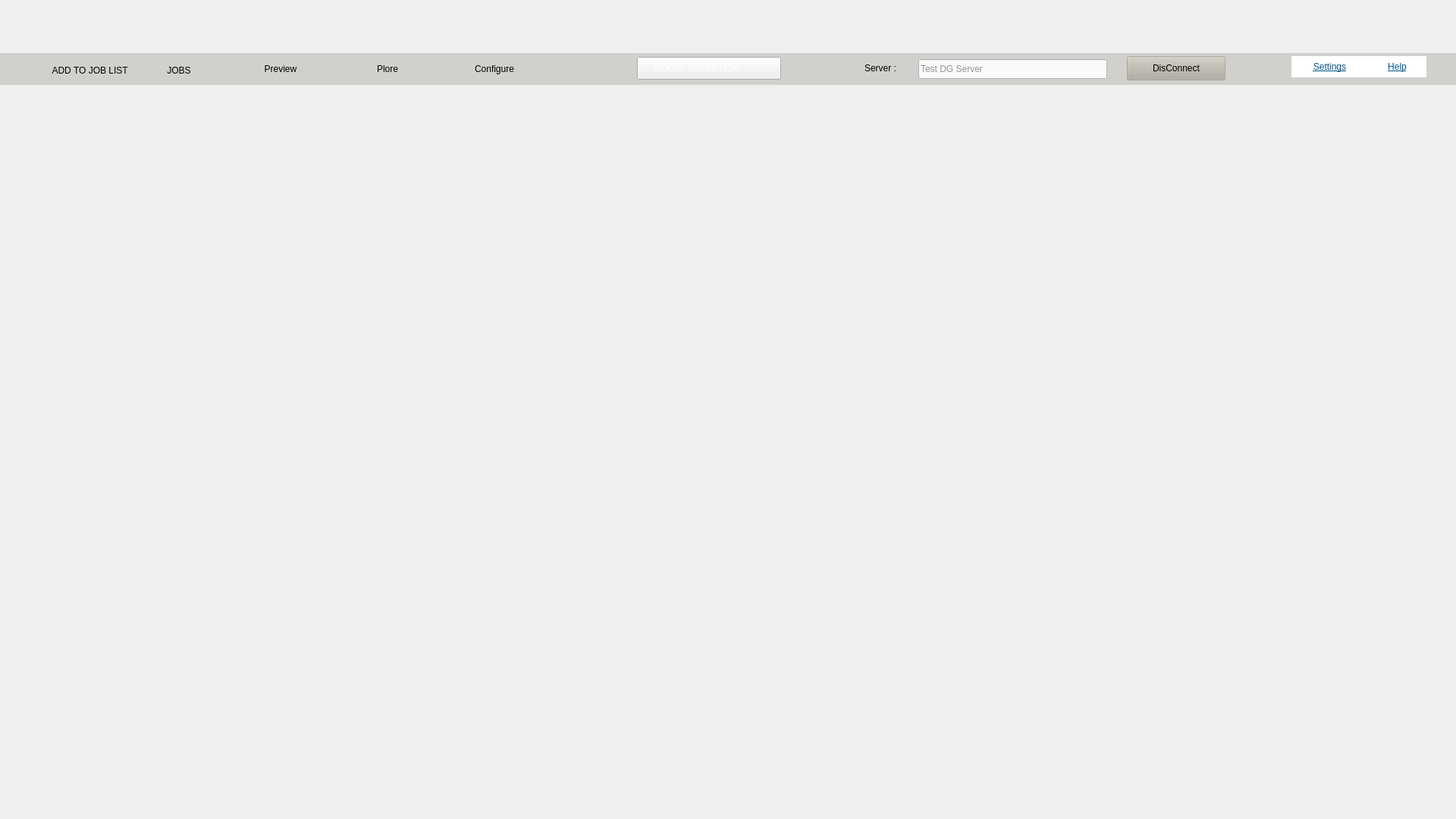
<?xml version="1.0" encoding="UTF-8"?>
<ui version="4.0">
 <class>CoverCotrolPane</class>
 <widget class="QWidget" name="CoverCotrolPane">
  <property name="geometry">
   <rect>
    <x>0</x>
    <y>0</y>
    <width>1920</width>
    <height>1080</height>
   </rect>
  </property>
  <property name="windowTitle">
   <string>Form</string>
  </property>
  <widget class="QWidget" name="background" native="true">
   <property name="geometry">
    <rect>
     <x>0</x>
     <y>0</y>
     <width>1920</width>
     <height>1080</height>
    </rect>
   </property>
   <property name="styleSheet">
    <string notr="true"/>
   </property>
   <widget class="QWidget" name="widget" native="true">
    <property name="geometry">
     <rect>
      <x>0</x>
      <y>70</y>
      <width>1920</width>
      <height>42</height>
     </rect>
    </property>
    <property name="styleSheet">
     <string notr="true">#widget{
	background-color: rgba(177, 173, 163, 120);
}</string>
    </property>
    <widget class="QGroupBox" name="groupBox">
     <property name="geometry">
      <rect>
       <x>300</x>
       <y>2</y>
       <width>422</width>
       <height>37</height>
      </rect>
     </property>
     <property name="styleSheet">
      <string notr="true">background-color: rgba(255, 255, 255, 0);
border: 0px;</string>
     </property>
     <property name="title">
      <string/>
     </property>
     <property name="checkable">
      <bool>false</bool>
     </property>
     <widget class="QPushButton" name="previewbtn">
      <property name="geometry">
       <rect>
        <x>0</x>
        <y>0</y>
        <width>140</width>
        <height>37</height>
       </rect>
      </property>
      <property name="styleSheet">
       <string notr="true">QPushButton{
	border-image: url(:/configure/Resource/configure/tab_option_2_u8.png);
	font: 14pt &quot;Arial&quot;;
}

QPushButton:checked{
	border-image: url(:/configure/Resource/configure/selected_tab_u13.png);
}

</string>
      </property>
      <property name="text">
       <string>Preview</string>
      </property>
      <property name="checkable">
       <bool>true</bool>
      </property>
      <property name="checked">
       <bool>true</bool>
      </property>
      <property name="autoExclusive">
       <bool>true</bool>
      </property>
     </widget>
     <widget class="QPushButton" name="plorebtn">
      <property name="geometry">
       <rect>
        <x>141</x>
        <y>0</y>
        <width>140</width>
        <height>37</height>
       </rect>
      </property>
      <property name="styleSheet">
       <string notr="true">QPushButton{
	border-image: url(:/configure/Resource/configure/tab_option_2_u8.png);
	font: 14pt &quot;Arial&quot;;
}

QPushButton:checked{
	border-image: url(:/configure/Resource/configure/selected_tab_u13.png);
}
</string>
      </property>
      <property name="text">
       <string>Plore</string>
      </property>
      <property name="checkable">
       <bool>true</bool>
      </property>
      <property name="checked">
       <bool>false</bool>
      </property>
      <property name="autoExclusive">
       <bool>true</bool>
      </property>
     </widget>
     <widget class="QPushButton" name="configurebtn">
      <property name="geometry">
       <rect>
        <x>282</x>
        <y>0</y>
        <width>140</width>
        <height>37</height>
       </rect>
      </property>
      <property name="styleSheet">
       <string notr="true">QPushButton{
	border-image: url(:/configure/Resource/configure/tab_option_2_u8.png);
	font: 14pt &quot;Arial&quot;;
}

QPushButton:checked{
	border-image: url(:/configure/Resource/configure/selected_tab_u13.png);
}
</string>
      </property>
      <property name="text">
       <string>Configure</string>
      </property>
      <property name="checkable">
       <bool>true</bool>
      </property>
      <property name="autoExclusive">
       <bool>true</bool>
      </property>
     </widget>
    </widget>
    <widget class="QGroupBox" name="jobsgrpbtn">
     <property name="geometry">
      <rect>
       <x>24</x>
       <y>5</y>
       <width>242</width>
       <height>36</height>
      </rect>
     </property>
     <property name="styleSheet">
      <string notr="true">QGroupBox#jobsgrpbtn{
	border: 0px;
	background-color: transparent;
}</string>
     </property>
     <property name="title">
      <string/>
     </property>
     <widget class="QPushButton" name="addbtn">
      <property name="geometry">
       <rect>
        <x>0</x>
        <y>0</y>
        <width>180</width>
        <height>36</height>
       </rect>
      </property>
      <property name="styleSheet">
       <string notr="true">QPushButton{
	color:rgb(0, 0, 0);
	font: 75 10pt &quot;Arial&quot;;
	border-image: url(:/configure/Resource/configure/u261.png);
    border-top-left-radius: 4px;
    border-top-right-radius: 4px;
}

QPushButton:checked{
	color:rgb(255, 255, 255);
	border-image: url(:/configure/Resource/configure/u218.png);
}

</string>
      </property>
      <property name="text">
       <string>   ADD TO JOB LIST</string>
      </property>
      <property name="icon">
       <iconset>
        <normalon>:/configure/Resource/configure/u301.png</normalon>
        <selectedon>:/configure/Resource/configure/u220.png</selectedon>
       </iconset>
      </property>
      <property name="iconSize">
       <size>
        <width>24</width>
        <height>24</height>
       </size>
      </property>
      <property name="checkable">
       <bool>true</bool>
      </property>
      <property name="checked">
       <bool>false</bool>
      </property>
      <property name="autoExclusive">
       <bool>false</bool>
      </property>
     </widget>
     <widget class="QPushButton" name="listbtn">
      <property name="geometry">
       <rect>
        <x>182</x>
        <y>0</y>
        <width>60</width>
        <height>36</height>
       </rect>
      </property>
      <property name="styleSheet">
       <string notr="true">QPushButton{
	color:rgb(0, 0, 0);
	font: 75 10pt &quot;Arial&quot;;
	border-image: url(:/configure/Resource/configure/u261.png);
    border-top-left-radius: 4px;
    border-top-right-radius: 4px;
}

QPushButton:checked{
	color:rgb(255, 255, 255);
	border-image: url(:/configure/Resource/configure/u218.png);
}

</string>
      </property>
      <property name="text">
       <string>JOBS</string>
      </property>
      <property name="checkable">
       <bool>true</bool>
      </property>
      <property name="autoExclusive">
       <bool>false</bool>
      </property>
     </widget>
    </widget>
    <widget class="QPushButton" name="modelselectbtn">
     <property name="geometry">
      <rect>
       <x>840</x>
       <y>5</y>
       <width>190</width>
       <height>30</height>
      </rect>
     </property>
     <property name="styleSheet">
      <string notr="true">border-image: url(:/configure/Resource/configure/u314.png);
font: 10pt &quot;Arial&quot;;
color: rgb(255, 255, 255);</string>
     </property>
     <property name="text">
      <string>MODEL SELECTION          </string>
     </property>
     <property name="icon">
      <iconset resource="resource.qrc">
       <normaloff>:/configure/Resource/configure/u316.png</normaloff>:/configure/Resource/configure/u316.png</iconset>
     </property>
    </widget>
    <widget class="QLabel" name="serverlabel">
     <property name="geometry">
      <rect>
       <x>1140</x>
       <y>8</y>
       <width>71</width>
       <height>24</height>
      </rect>
     </property>
     <property name="styleSheet">
      <string notr="true">background-color:transparent;
font: 75 14pt &quot;Arial&quot;;</string>
     </property>
     <property name="text">
      <string>Server :</string>
     </property>
    </widget>
    <widget class="QLineEdit" name="serveredit">
     <property name="geometry">
      <rect>
       <x>1211</x>
       <y>8</y>
       <width>249</width>
       <height>26</height>
      </rect>
     </property>
     <property name="styleSheet">
      <string notr="true">background-color: rgb(250, 250, 250);
font: 14pt &quot;Arial&quot;;
color: rgb(147, 147, 147);</string>
     </property>
     <property name="text">
      <string>Test DG Server</string>
     </property>
    </widget>
    <widget class="QPushButton" name="connectbtn">
     <property name="geometry">
      <rect>
       <x>1486</x>
       <y>4</y>
       <width>130</width>
       <height>32</height>
      </rect>
     </property>
     <property name="styleSheet">
      <string notr="true">font: 75 13pt &quot;Arial&quot;;
background-color: rgba(177, 173, 163, 120);
</string>
     </property>
     <property name="text">
      <string>DisConnect</string>
     </property>
    </widget>
    <widget class="QGroupBox" name="configuregrpbtm">
     <property name="geometry">
      <rect>
       <x>1703</x>
       <y>4</y>
       <width>182</width>
       <height>32</height>
      </rect>
     </property>
     <property name="styleSheet">
      <string notr="true">background-color:transparent;
border: 0px;</string>
     </property>
     <property name="title">
      <string/>
     </property>
     <widget class="QPushButton" name="setbtn">
      <property name="geometry">
       <rect>
        <x>0</x>
        <y>0</y>
        <width>101</width>
        <height>28</height>
       </rect>
      </property>
      <property name="layoutDirection">
       <enum>Qt::LeftToRight</enum>
      </property>
      <property name="styleSheet">
       <string notr="true">QPushButton{
	font: 14pt &quot;Arial&quot;;
	text-decoration: underline;
	color: rgb(0, 83, 134);
	border: 0px;	
	
	background-color: rgb(255, 255, 255);
}

QPushButton:checked{
	border-image: url(:/configure/Resource/configure/menu_item_1_u197_selected.png);
	color: rgb(255, 255, 255);
}
</string>
      </property>
      <property name="text">
       <string>Settings</string>
      </property>
      <property name="checkable">
       <bool>true</bool>
      </property>
      <property name="checked">
       <bool>false</bool>
      </property>
     </widget>
     <widget class="QPushButton" name="helpbtn">
      <property name="geometry">
       <rect>
        <x>101</x>
        <y>0</y>
        <width>77</width>
        <height>28</height>
       </rect>
      </property>
      <property name="styleSheet">
       <string notr="true">QPushButton{
	font: 14pt &quot;Arial&quot;;
	text-decoration: underline;
	color: rgb(0, 83, 134);
	border: 0px;	
	
	background-color: rgb(255, 255, 255);
}

QPushButton:checked{
	border-image: url(:/configure/Resource/configure/menu_item_2_u199_selected.png);
	color: rgb(255, 255, 255);
}
</string>
      </property>
      <property name="text">
       <string>Help</string>
      </property>
      <property name="checkable">
       <bool>true</bool>
      </property>
      <property name="checked">
       <bool>false</bool>
      </property>
     </widget>
    </widget>
   </widget>
  </widget>
 </widget>
 <resources>
  <include location="resource.qrc"/>
 </resources>
 <connections/>
</ui>
